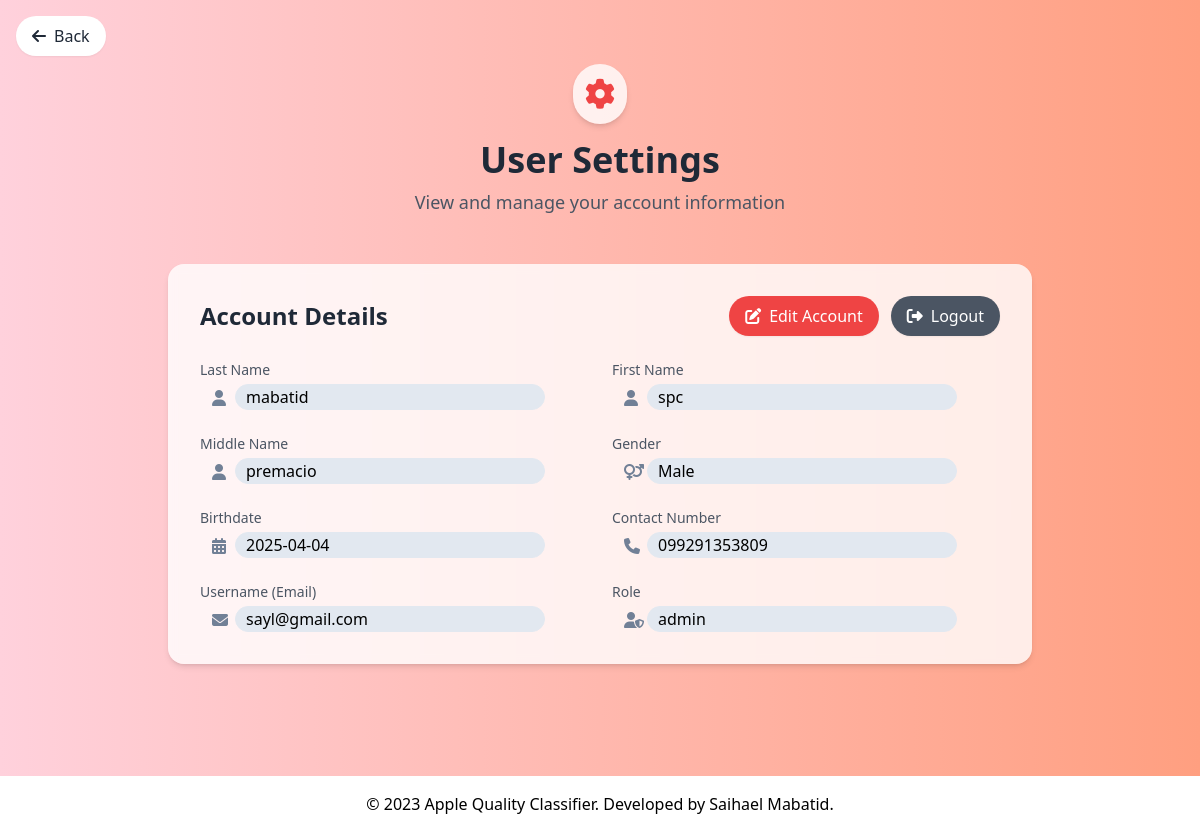
Screenshot of /settings.php (signed in) with the database file from the repository.
### tables this page shows
CREATE TABLE `user` (
  `id` int(11) NOT NULL,
  `lastname` varchar(50) NOT NULL,
  `firstname` varchar(50) NOT NULL,
  `middlename` varchar(50) NOT NULL,
  `gender` varchar(1) NOT NULL,
  `birthdate` date NOT NULL,
  `contact_no` varchar(15) NOT NULL,
  `username` varchar(50) NOT NULL,
  `password` varchar(100) NOT NULL,
  `role` enum('user','admin') DEFAULT 'user'
);

### settings.php (the view, shortened to what this page needs)
<?php
include 'conn.php';
?>
<!DOCTYPE html>
<html lang="en">
<head>
    <script src="https://cdn.tailwindcss.com"></script>
    <link rel="stylesheet" href="https://cdnjs.cloudflare.com/ajax/libs/font-awesome/6.4.0/css/all.min.css">
    <link rel="stylesheet" href="css/settings.css">
</head>
<body class="gradient-bg min-h-screen font-sans flex flex-col">
    <div class="absolute top-4 left-4">
        <a href="home.php" class="bg-white hover:bg-[rgba(255,111,97,0.7)] text-gray-800 font-medium py-2 px-4 rounded-full shadow-sm transition-all duration-300 flex items-center">
            <i class="fas fa-arrow-left mr-2"></i>
            Back
        </a>
    </div>
    <div class="container mx-auto px-4 py-16 max-w-4xl flex-grow">
        <div class="text-center mb-12">
            <div class="inline-block bg-white/80 p-3 rounded-full shadow-md mb-4">
                <i class="fas fa-cog text-red-500 text-3xl"></i>
            </div>
            <h1 class="text-4xl font-bold text-gray-800 mb-2">User Settings</h1>
            <p class="text-lg text-gray-600 max-w-2xl mx-auto">
                View and manage your account information
            </p>
        </div>
        <div class="bg-white/80 backdrop-blur-sm rounded-2xl shadow-md p-8 mb-12">
            <div class="flex justify-between items-center mb-6">
                <h2 class="text-2xl font-bold text-gray-800">Account Details</h2>
                <div class="flex space-x-3">
                    <a href="edit-account.php" class="bg-red-500 hover:bg-red-600 text-white font-medium py-2 px-4 rounded-full shadow-sm transition-all duration-300 flex items-center">
                        <i class="fas fa-edit mr-2"></i>
                        Edit Account
                    </a>
                    <a href="logout.php" onclick="return confirm('Are you sure you want to logout?');" class="bg-gray-600 hover:bg-gray-700 text-white font-medium py-2 px-4 rounded-full shadow-sm transition-all duration-300 flex items-center">
                        <i class="fas fa-sign-out-alt mr-2"></i>
                        Logout
                    </a>
                </div>
            </div>
            <?php
                $user_id = $_SESSION['id'];
                $stmt = mysqli_prepare($dbhandle, "SELECT lastname, firstname, middlename, gender, birthdate, contact_no, username, role FROM user WHERE id = ?");
                mysqli_stmt_bind_param($stmt, "i", $user_id);
                mysqli_stmt_execute($stmt);
                $result = mysqli_stmt_get_result($stmt);
                if ($result && mysqli_num_rows($result) > 0) {
                    $user = mysqli_fetch_assoc($result);
                    $gender_map = [
                        'm' => 'Male',
                        'f' => 'Female',
                        'x' => 'Prefer not to say'
                    ];
                    $user['gender'] = isset($gender_map[$user['gender']]) ? $gender_map[$user['gender']] : 'Not specified';
            ?>
            <form class="form">
                <div class="input-group">
                    <label for="lastname" class="text-sm text-gray-600">Last Name</label>
                    <div class="input-wrapper">
                        <i class="fas fa-user input-icon"></i>
                        <input type="text" id="lastname" value="<?php echo htmlspecialchars($user['lastname']); ?>" readonly>
                    </div>
                </div>
                <div class="input-group">
                    <label for="firstname" class="text-sm text-gray-600">First Name</label>
                    <div class="input-wrapper">
                        <i class="fas fa-user input-icon"></i>
                        <input type="text" id="firstname" value="<?php echo htmlspecialchars($user['firstname']); ?>" readonly>
                    </div>
                </div>
                <div class="input-group">
                    <label for="middlename" class="text-sm text-gray-600">Middle Name</label>
                    <div class="input-wrapper">
                        <i class="fas fa-user input-icon"></i>
                        <input type="text" id="middlename" value="<?php echo htmlspecialchars($user['middlename']); ?>" readonly>
                    </div>
                </div>
                <div class="input-group">
                    <label for="gender" class="text-sm text-gray-600">Gender</label>
                    <div class="input-wrapper">
                        <i class="fas fa-venus-mars input-icon"></i>
                        <input type="text" id="gender" value="<?php echo htmlspecialchars($user['gender']); ?>" readonly>
                    </div>
                </div>
                <div class="input-group">
                    <label for="birthdate" class="text-sm text-gray-600">Birthdate</label>
                    <div class="input-wrapper">
                        <i class="fas fa-calendar-alt input-icon"></i>
                        <input type="text" id="birthdate" value="<?php echo htmlspecialchars($user['birthdate']); ?>" readonly>
                    </div>
                </div>
                <div class="input-group">
                    <label for="contact_number" class="text-sm text-gray-600">Contact Number</label>
                    <div class="input-wrapper">
                        <i class="fas fa-phone input-icon"></i>
                        <input type="text" id="contact_number" value="<?php echo htmlspecialchars($user['contact_no']); ?>" readonly>
                    </div>
                </div>
                <div class="input-group">
                    <label for="username" class="text-sm text-gray-600">Username (Email)</label>
                    <div class="input-wrapper">
                        <i class="fas fa-envelope input-icon"></i>
                        <input type="text" id="username" value="<?php echo htmlspecialchars($user['username']); ?>" readonly>
                    </div>
                </div>
                <div class="input-group">
                    <label for="role" class="text-sm text-gray-600">Role</label>
                    <div class="input-wrapper">
                        <i class="fas fa-user-shield input-icon"></i>
                        <input type="text" id="role" value="<?php echo htmlspecialchars($user['role']); ?>" readonly>
                    </div>
                </div>
            </form>
            <?php
                } else {
                    echo '<p class="error">User data not found.</p>';
                }
            ?>
        </div>
    </div>
    <footer class="footer">
        <div class="footer-content">
            <p>&copy; 2023 Apple Quality Classifier. Developed by Saihael Mabatid.</p>
        </div>
    </footer>
</body>
</html>

### css/settings.css (style rules this page uses)
* { margin: 0; padding: 0; box-sizing: border-box; }
body { font-family: 'Roboto', sans-serif; background: linear-gradient(to right, #FFD1DC, #FF9F80); display: flex; flex-direction: column; min-height: 100vh; margin: 0; }
.form { display: grid; grid-template-columns: 1fr 1fr; gap: 1.5rem; }
input[type="text"] { padding-left: 10px; }
.input-group { display: flex; flex-direction: column; align-items: flex-start; }
.input-wrapper { position: relative; width: 100%; display: flex; align-items: center; gap: 15px; }
.input-icon { position: relative; left: 0.75rem; top: 50%; transform: translateY(-50%); width: 1.25rem; height: 1.25rem; color: #718096; }
input { width: 80%; padding: 10px 10px 10px 2.5rem; border: 1px solid #E2E8F0; border-radius: 25px; font-size: clamp(0.875rem, 2.5vw, 1rem); background: #F7FAFC; transition: border-color 0.3s ease, box-shadow 0.3s ease; }
input:read-only { background: #E2E8F0; cursor: not-allowed; }
label { font-size: clamp(0.75rem, 2vw, 0.8125rem); color: #718096; margin-bottom: 0.25rem; text-align: left; gap: 0.5rem; }
.footer { display: flex; justify-content: center; align-items: center; margin-top: auto; padding: 1rem 0; background-color: white; }
.footer-content { display: flex; align-items: center; gap: 0.5rem; }
.gradient-bg { background: linear-gradient(to right, #FFD1DC, #FF9F80); }

### rows the page displays
user: lastname "mabatid", firstname "spc", middlename "premacio", birthdate "2025-04-04", contact_no "099291353809", username "sayl@gmail.com", role "admin"
